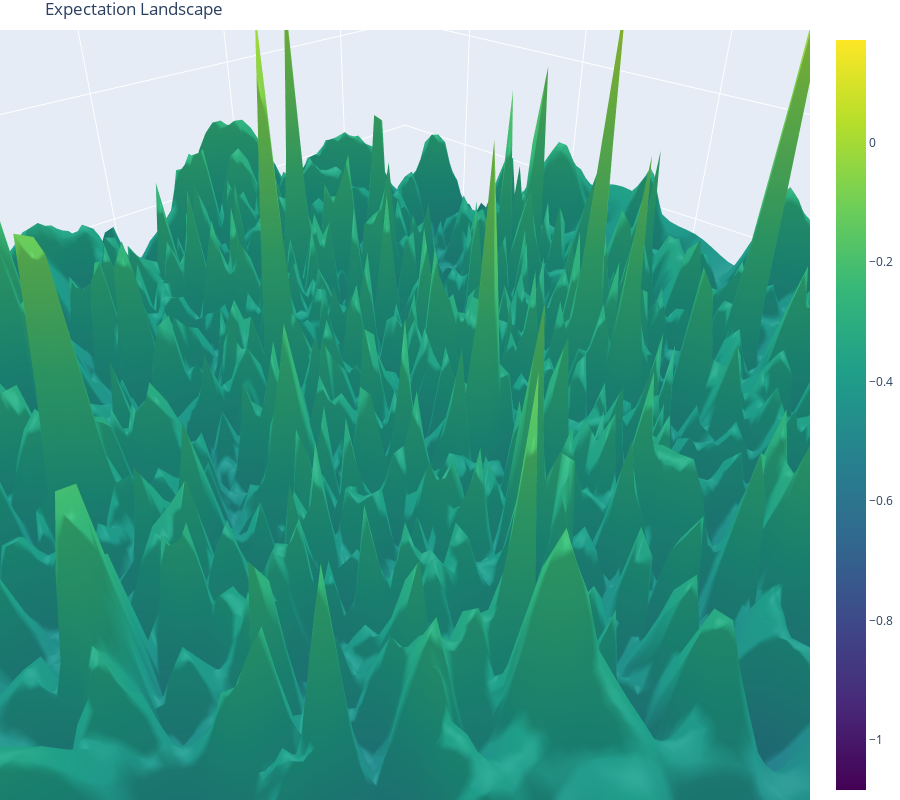

Notebook code for this chart:
### Code cell
plot_px_surface(points_3d, title="Expectation Landscape", opacity=1, method="cubic")

### Figure 1 — Plotly figure (JSON) as saved in the notebook; plotly's stock layout.template omitted (floating-point values rounded to 4 significant figures; data arrays with more than 128 entries replaced by an {"elided": "..."} marker saying what was removed)
{"data": [{"colorscale": [[0, "#440154"], [0.1111, "#482878"], [0.2222, "#3e4989"], [0.3333, "#31688e"], [0.4444, "#26828e"], [0.5556, "#1f9e89"], [0.6667, "#35b779"], [0.7778, "#6ece58"], [0.8889, "#b5de2b"], [1, "#fde725"]], "opacity": 1, "type": "surface", "x": {"elided": "80x80 float values"}, "y": {"elided": "80x80 float values"}, "z": {"elided": "80x80 float values"}}], "layout": {"height": 800, "margin": {"b": 0, "l": 0, "r": 0, "t": 30}, "scene": {"camera": {"eye": {"x": 0.5, "y": 0.5, "z": 0.5}}, "xaxis": {"title": {"text": "PCA-1 (init param)"}}, "yaxis": {"title": {"text": "PCA-2 (init param)"}}, "zaxis": {"title": {"text": "Loss / Eval"}}}, "title": {"text": "Expectation Landscape"}}}
